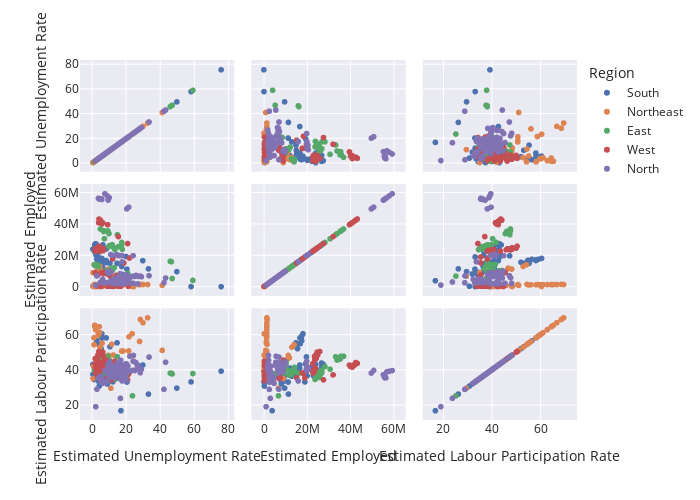

Notebook code for this chart:
### Markdown cell above
# Scatter matrix cosidering the employed and unemployed rates

### Code cell
fig= px.scatter_matrix(df, template='seaborn', dimensions=['Estimated Unemployment Rate', 'Estimated Employed', 'Estimated Labour Participation Rate'], color = 'Region')

# Set the figure size
fig.update_layout(width=700, height=500)

fig.show()
